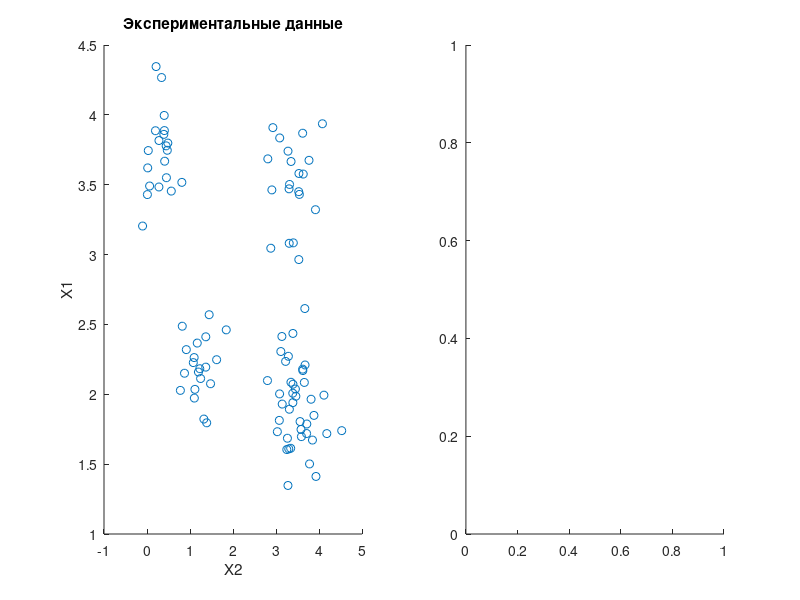

This figure's MATLAB source: (Note: this script raises an error after producing the figure.)
clc
close all
clear all

file = fopen('data6.txt');
X = fscanf(file, '%f', [2 inf])';
fclose(file);
% X(6:100,:) = []; % удалить строки с 6 по 100, то есть оставить первых 5
% X % тут это уже не нужно но интересный факт
x = X(:,1);
y = X(:,2);
N = size(X);
K = N(2); % =2
N = N(1); % =100

figure;
subplot(1,2,1); % первое число это на сколько строк разбивается координатная плоскость, 
% второе - на сколько столбцов, третье - в каком по счёту из образованных
% секторов расположить текущий график. Если не вызывать figure перед
% следующим графиком, а перед scatter (или например plot) вызвать subplot,
% второй график нарисуется в том же окне в другом секторе. Нумерация
% секторов идёт с первой строки слева направо, потом по второй строке слева направо и т.д.
scatter(x, y, 35); % 35 - размер
title('Экспериментальные данные');
xlabel('X2');
ylabel('X1');

k = 4; % визуаль кажется отбалды столько кластеров, выбрать надо визуально
C = zeros(k, K); % центры кластеров
for i = 1:k
    C(i,:) = X(i,:); % пока что просто переписали первые k значений исходных данных
end;

U = zeros(N, 2); % в матрице U находится [индекс кластера, расстояние от объекта до центра]
Q_pred = 1435; % значение функционала качества кластеризации на предыдущем шаге (изначально просто больше лучше)
eps = 0.0001435; % точность
m = 1; % номер итерации
clust_rad = zeros(1, k); % массив радиусов каждого из кластеров

while (true) % // мы не намерены завершаться
    R = zeros(1, k); % для каждого из объектов (одного на данной итерации, потом обнуляется и снова)
    for i = 1:N % расчёт расстояний до центров кластеров, заполнение матрицы U
        for n = 1:k
        R(n) = pdist([X(i,:); C(n,:)], 'euclidean'); % расстояние i-го объекта до каждого из центров
        end 
        
        [zatychka, n] = min(R); % записать в n номер ближайшего центра кластера, 
        % затычка просто потому что я не нашёл функции отдельно для нахождения исключительно индекса
        U(i,1) = n; % до какого центра минимальное расстояние i-го объекта, к тому и относить его
        U(i,2) = R(n); % само расстояние до центра
    end
    
    
    % качеством является сумма внутрикластерных расстояний между объектами
    % тебе для 1-го варианта достаточно использовать Q_m = Q_m + U(Obj(i),2); в цикле от 1 до s без последующих хехов
    Q_m = 0; % качество кластеризации на текущем шаге для p-го кластера
    QQ = 0; % качество кластеризации на текущем шаге суммарное
    for p = 1:k % для кажого из кластеров
        Obj = find(U(:,1)==p); % какие из объектов относятся к p-му кластеру (их порядковый номер)
        s = length(Obj); % сколько таких относится
        singl_clust = zeros(1, s);
        X_clust = zeros(s, 2);
        for i = 1:s % цикл по всем элементам p-го кластера
            singl_clust(i) = U(Obj(i), 2); % расстояние до центра i-го кластера
            X_clust(i,:) = X(Obj(i),:); % переписать в новую матрицу только те объекты которые в p-ом кластере 
        end;
        xex = pdist(X_clust); % euclidean по умолчанию, расстояние между точками кластера
        Q_m = sum(xex); % сумма расстояний
        clust_rad(p) = max(singl_clust); % радиус кластера это максимальное расстояние от центра до какого-либо его объекта
        QQ = QQ + Q_m;
    end;
    
    % если на двух соседних шагах качество кластеризации почти не изменилось значит дальнейший пересчёт нецелесообразен
    if abs(QQ - Q_pred) <= eps
        break;
    else % если заданное качество не достигнуто, то пересчитываем центры как среднее по каждому признаку
        for l = 1:k % по каждому кластеру
             Obj = find(U(:,1)==l); % какие из объектов относятся к l-му кластеру
             s = length(Obj); % сколько таких относится
             for j = 1:K % по каждому признаку, то есть среднее по иксам и среднее по игрекам
                summa = 0;
                for i = 1:s 
                    summa = summa + X(Obj(i), j);
                end;
                C(l,j) = summa/s; % среднее
             end;
        end;
        Q_pred = QQ; % изменяем качество кластеризации
        m = m + 1; % итерации
    end;
end;

% отображение найденных кластеров и центров
subplot(1,2,2);
gscatter(x, y, U(:,1), '', '.', 15);
hold on;
t = 0:(pi/180):2*pi;
for i = 1:k % oval
  x = clust_rad(i)*cos(t) + C(i,1);
  y = clust_rad(i)*sin(t) + C(i,2);
  plot(x, y, 'k');
end;
scatter(C(:,1), C(:,2), 20, 'k', 'filled'); % центры
title('Найденные кластеры и их центры');
xlabel('X2');
ylabel('X1');
